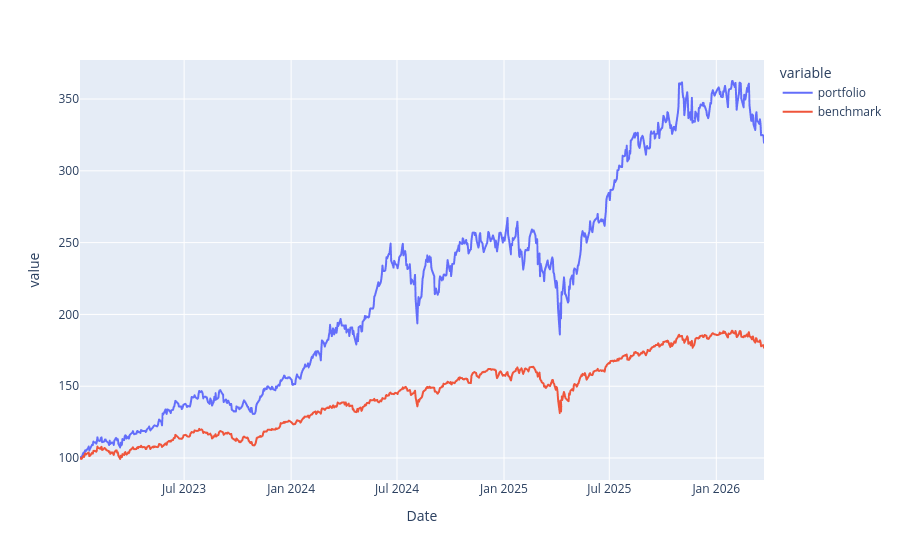

Write notebook code for a chart like this one.
### Code cell
px.line(benchmark(all_stocks, np.ones(len(all_stocks))/len(all_stocks), "SPY", end, dt.datetime.today()))

### Figure 1 — Plotly figure (JSON) as saved in the notebook; plotly's stock layout.template omitted (floating-point values rounded to 4 significant figures; data arrays with more than 128 entries replaced by an {"elided": "..."} marker saying what was removed)
{"data": [{"hovertemplate": "variable=portfolio<br>Date=%{x}<br>value=%{y}<extra></extra>", "legendgroup": "portfolio", "line": {"color": "#636efa", "dash": "solid"}, "marker": {"symbol": "circle"}, "mode": "lines", "name": "portfolio", "showlegend": true, "type": "scattergl", "x": {"elided": "808 str values"}, "xaxis": "x", "y": {"elided": "808 float values"}, "yaxis": "y"}, {"hovertemplate": "variable=benchmark<br>Date=%{x}<br>value=%{y}<extra></extra>", "legendgroup": "benchmark", "line": {"color": "#EF553B", "dash": "solid"}, "marker": {"symbol": "circle"}, "mode": "lines", "name": "benchmark", "showlegend": true, "type": "scattergl", "x": {"elided": "808 str values"}, "xaxis": "x", "y": {"elided": "808 float values"}, "yaxis": "y"}], "layout": {"legend": {"title": {"text": "variable"}, "tracegroupgap": 0}, "margin": {"t": 60}, "xaxis": {"anchor": "y", "domain": [0, 1], "title": {"text": "Date"}}, "yaxis": {"anchor": "x", "domain": [0, 1], "title": {"text": "value"}}}}
